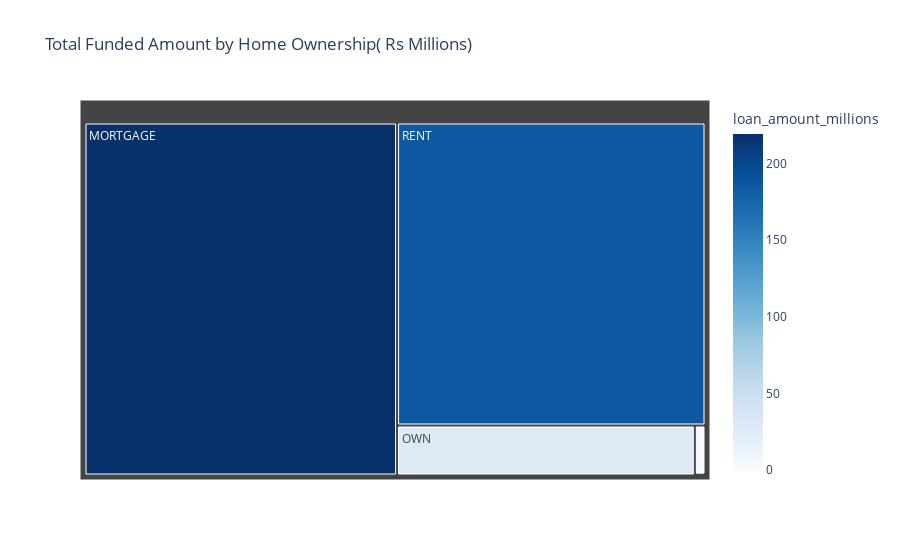

Source (notebook cell):
### Markdown cell above
### Funded Amount by HomeOwnerShip

### Code cell
home_funding = df.groupby('home_ownership')['loan_amount'].sum().reset_index() 
home_funding['loan_amount_millions']= home_funding['loan_amount']/1000000

fig= px.treemap(home_funding, path= ['home_ownership'], 
               values= 'loan_amount_millions', 
               color='loan_amount_millions' , 
               color_continuous_scale='Blues', 
               title='Total Funded Amount by Home Ownership( Rs Millions)')
fig.show()

### Figure 1 — Plotly figure (JSON) as saved in the notebook; plotly's stock layout.template omitted (floating-point values rounded to 4 significant figures)
{"data": [{"branchvalues": "total", "customdata": [[219.3], [0.0168], [1.045], [29.6], [185.8]], "domain": {"x": [0, 1], "y": [0, 1]}, "hovertemplate": "labels=%{label}<br>loan_amount_millions_sum=%{value}<br>parent=%{parent}<br>id=%{id}<br>loan_amount_millions=%{color}<extra></extra>", "ids": ["MORTGAGE", "NONE", "OTHER", "OWN", "RENT"], "labels": ["MORTGAGE", "NONE", "OTHER", "OWN", "RENT"], "marker": {"coloraxis": "coloraxis", "colors": [219.3, 0.0168, 1.045, 29.6, 185.8]}, "name": "", "parents": ["", "", "", "", ""], "type": "treemap", "values": [219.3, 0.0168, 1.045, 29.6, 185.8]}], "layout": {"coloraxis": {"colorbar": {"title": {"text": "loan_amount_millions"}}, "colorscale": [[0, "rgb(247,251,255)"], [0.125, "rgb(222,235,247)"], [0.25, "rgb(198,219,239)"], [0.375, "rgb(158,202,225)"], [0.5, "rgb(107,174,214)"], [0.625, "rgb(66,146,198)"], [0.75, "rgb(33,113,181)"], [0.875, "rgb(8,81,156)"], [1, "rgb(8,48,107)"]]}, "legend": {"tracegroupgap": 0}, "title": {"text": "Total Funded Amount by Home Ownership( Rs Millions)"}}}
